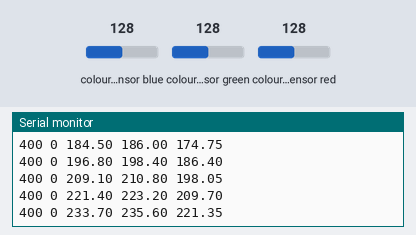
Bench run of a sketch on a simulated Arduino Uno, built with avr-gcc and run on an emulated ATmega328P. On the bench: the last lines printed to the serial monitor. Wiring (inferred from the names in the program): TCS3200 colour sensor: output pin 8; S2 pin 6; S3 pin 7; S0 pin 4; S1 pin 5. The test bench sets the inputs (shaded band); at power-on: colour sensor blue 128, colour sensor green 128, colour sensor red 128.

Above: at 1.2 s.
1.3 s: colour sensor blue set to 5
At 1.32 s:
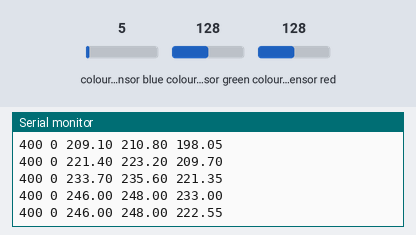
2.8 s: colour sensor green set to 5
At 2.83 s:
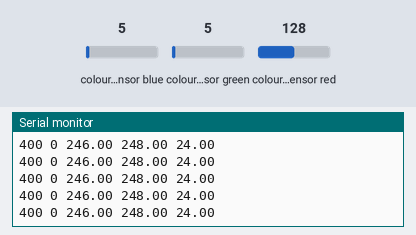
4.3 s: colour sensor red set to 5
At 4.36 s:
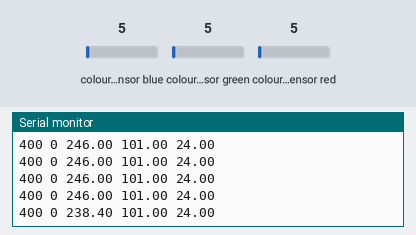
5.8 s: colour sensor green set to 191
At 5.82 s:
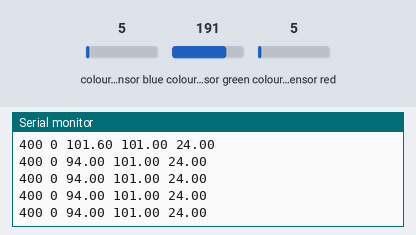
Timing chart, 0 to 8.8 s (numbered marks = the images above; inputs shaded):
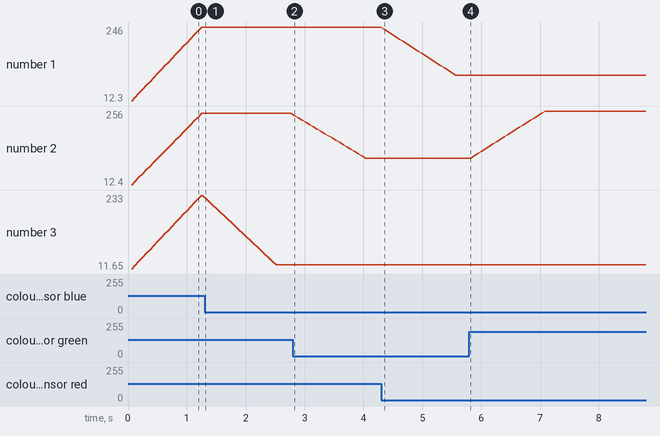

The sketch:

color_detection.ino
```cpp
#define S0 4
#define S1 5
#define S2 6
#define S3 7
#define sensorOut 8
#define max_size  20
int index = 0;

float R_component = 0;
float G_component = 0;
float B_component = 0;

float R_componentRAW[max_size] = {0};
float G_componentRAW[max_size] = {0};
float B_componentRAW[max_size] = {0};

float LPF(float b, float n, float o) {
  return o + b * (n - o);
}
void setup() {
  pinMode(S0, OUTPUT);
  pinMode(S1, OUTPUT);
  pinMode(S2, OUTPUT);
  pinMode(S3, OUTPUT);
  pinMode(sensorOut, INPUT);
  // Setting frequency-scaeling to 20%
  digitalWrite(S0, HIGH);
  digitalWrite(S1, LOW);

  Serial.begin(115200);
}

void loop() {
  index ++ ;
  if (index == max_size)index = 0;

  // Seting red filtered  photodiodes to be read
  digitalWrite(S2, LOW);
  digitalWrite(S3, LOW);
  delay(10);
  // Reading the output frequency
  R_componentRAW[index] =(float)pulseIn(sensorOut, LOW);
  //Remaping the value of the frequency to the RGB Model of 0 to 255
  R_componentRAW[index] = map(R_componentRAW[index], 29,310,255,0);
  // Printing the value on the serial monitor
  //  Serial.print("R="); // Printing Name
  //  Serial.print(R_component); //Printing RED color frequency
  //  Serial.print(" ");
  delay(10);

  // Seting red filtered  photodiodes to be read
  digitalWrite(S2, HIGH);
  digitalWrite(S3, HIGH);
  delay(10);
  // Reading the output frequency
  G_componentRAW[index] =(float)pulseIn(sensorOut, LOW);
  //Remaping the value of the frequency to the RGB Model of 0 to 255
  G_componentRAW[index]  = map(G_componentRAW[index] , 30,323,255,0);
  // Printing the value on the serial monitor
  //  Serial.print("G="); // Printing Name
  //  Serial.print(G_component); //Printing RED color frequency
  //  Serial.print(" ");
  delay(10);

  // Seting red filtered  photodiodes to be read
  digitalWrite(S2, LOW);
  digitalWrite(S3, HIGH);
  delay(10);
  // Reading the output frequency
  B_componentRAW[index] = (float)pulseIn(sensorOut, LOW);
  //Remaping the value of the frequency to the RGB Model of 0 to 255
  B_componentRAW[index] = map(B_componentRAW[index], 21,226,255,0);
  // Printing the value on the serial monitor
  //  Serial.print("B="); // Printing Name
  //  Serial.print(B_component); //Printing RED color frequency
  //  Serial.println(" ");
  delay(10);

  R_component = 0;
  G_component = 0;
  B_component = 0;

  for (int i = 0; i < max_size; i++ ) {
    R_component += R_componentRAW[i];
    G_component += G_componentRAW[i];
    B_component += B_componentRAW[i];
  }
  R_component /= max_size;
  G_component /= max_size;
  B_component /= max_size;
  Serial.print(400); Serial.print(" "); // Printing Name
  Serial.print(0); Serial.print(" "); // Printing Name
  Serial.print(R_component); Serial.print(" "); // Printing Name
  Serial.print(G_component); Serial.print(" "); // Printing Name
  Serial.print(B_component); //Printing RED color frequency
  Serial.println(" ");

}
```

Measured:
- after the input at 1.3 s, the serial monitor: prints a new line at once (image 1)
- after the input at 4.3 s, the serial monitor: prints a new line after 0.06 s (image 3)
- plotted number 1: 246 → 94 after the input at 4.3 s
- plotted number 2: 248 → 101 after the input at 2.8 s, 101 → 256 after the input at 5.8 s
- plotted number 3: 233 → 24 after the input at 1.3 s
